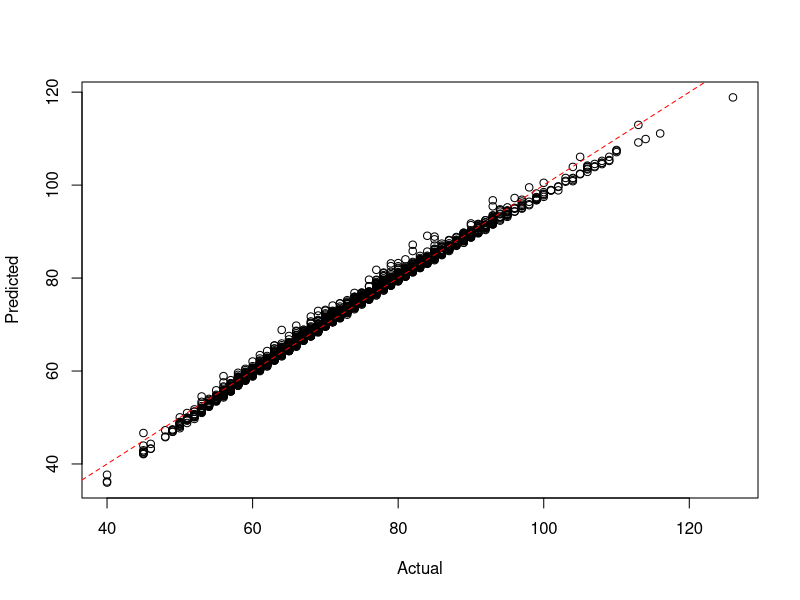

Reproduce this figure in R.
setwd("c:/github/doerodney/NCAAB-D1M-2014-2015")

df = read.csv("dataframe.csv", header=TRUE)

summary(df)

# margin of victory
# df$mov = df$win_points_scored - df$loss_points_scored

pythagorean_expectation <- function(scored, allowed, n) {
	py_ex = scored^n / (scored^n + allowed^n)
	return(py_ex)
}

pythagorean_expectation_root<-function(x, points_scored, points_allowed, win_fraction) {
	result = points_scored^x / (points_scored^x + points_allowed^x) - win_fraction
	return(result)
}

get_pythogorean_expectation_exponent<-function(points_scored, points_allowed, win_fraction) {
	n = uniroot(pythagorean_expectation_root, c(0.1, 100.0), points_scored = 1000, points_allowed = 800, win_fraction = 0.8)
	return(n)
}

# remove low contributors
plotFit <- function(yObserved, yFitted, intercept=0) {
  plot(yObserved, yFitted, xlab="Actual", ylab="Predicted")
  abline(intercept, 1, lty=2, col=rgb(1,0,0))
}

model = lm(win_points_scored ~
	win_conference + 
	win_possessions + 
	win_offensive_rating + 
	win_defensive_rating + 
	win_personal_fouls + 
	loss_conference + 
	loss_possessions + 
	loss_offensive_rating + 
	loss_defensive_rating + 
	loss_defensive_rebounds + 
	loss_steals + 
	loss_blocked_shots + 
	loss_personal_fouls,
	data=df)

plotFit(df$win_points_scored, fitted(model))

getPossessions <- function(df, teamName) {
    df <- as.data.frame(df)
    Possessions <- c(df$win_possessions[which(df$win_team == teamName)],
                     df$loss_possessions[which(df$loss_team == teamName)])
    return(Possessions)
}


getOffensiveRatings <- function(df, teamName) {
    df <- as.data.frame(df)
    OffensiveRatings <- c(df$win_offensive_rating[which(df$win_team == teamName)],
                          df$loss_offensive_rating[which(df$loss_team == teamName)])
    return(OffensiveRatings)
}


getDefensiveRatings <- function(df, teamName) {
    df <- as.data.frame(df)
    DefensiveRatings <- c(df$win_defensive_rating[which(df$win_team == teamName)],
                          df$loss_defensive_rating[which(df$loss_team == teamName)])
    return(DefensiveRatings)
}


getDefensiveRebounds <- function(df, teamName) {
    df <- as.data.frame(df)
    DefensiveRebounds <- c(df$win_defensive_rebounds[which(df$win_team == teamName)],
                              df$loss_defensive_rebounds[which(df$loss_team == teamName)])
    return(DefensiveRebounds)
}


getPersonalFouls <- function(df, teamName) {
    df <- as.data.frame(df)
    PersonalFouls <- c(df$win_personal_fouls[which(df$win_team == teamName)],
                       df$loss_personal_fouls[which(df$loss_team == teamName)])
    return(PersonalFouls)
}


getSteals <- function(df, teamName) {
    df <- as.data.frame(df)
    Steals <- c(df$win_steals[which(df$win_team == teamName)],
                df$loss_steals[which(df$loss_team == teamName)])
    return(Steals)
}


getBlockedShots <- function(df, teamName) {
    df <- as.data.frame(df)
    BlockedShots <- c(df$win_blocked_shots[which(df$win_team == teamName)],
                      df$loss_blocked_shots[which(df$loss_team == teamName)])
    return(BlockedShots)
}


getTeamConference <- function(df, teamName) {
    df <- as.data.frame(df)
  
    TeamConferences = df$win_conference[which(df$win_team == teamName)]
    if (length(TeamConferences) == 0) {
        TeamConferences = df$loss_conference[which(df$loss_team == teamName)]
    }
    return(as.character(TeamConferences[1]))
}

predictWinner <- function(teamName, opponentName, df, model, nScenarios=10000)
{
    teamConference = getTeamConference(df, teamName)
    teamPossessions = getPossessions(df, teamName)
    teamOffensiveRatings = getOffensiveRatings(df, teamName)
    teamDefensiveRatings = getDefensiveRatings(df, teamName)
    teamDefensiveRebounds  = getDefensiveRebounds(df, teamName)
    teamSteals = getSteals(df, teamName)
    teamPersonalFouls = getPersonalFouls(df, teamName)
    teamBlockedShots = getBlockedShots(df, teamName)

    opponentConference = getTeamConference(df, opponentName)
    opponentPossessions = getPossessions(df, opponentName)
    opponentOffensiveRatings = getOffensiveRatings(df, opponentName)
    opponentDefensiveRatings = getDefensiveRatings(df, opponentName)
    opponentDefensiveRebounds  = getDefensiveRebounds(df, opponentName)
    opponentSteals = getSteals(df, opponentName)
    opponentPersonalFouls = getPersonalFouls(df, opponentName)
    opponentBlockedShots = getBlockedShots(df, opponentName)

    win_conference = rep(teamConference, nScenarios)
    win_possessions = sample(min(teamPossessions):max(teamPossessions), nScenarios, replace=TRUE)
    win_offensive_rating = runif(nScenarios, min(teamOffensiveRatings ), max( teamOffensiveRatings ))
    win_defensive_rating = runif(nScenarios, min(teamDefensiveRatings), max(teamDefensiveRatings))
    win_personal_fouls = sample(min(teamPersonalFouls):max(teamPersonalFouls), nScenarios, replace=TRUE)
    loss_conference = rep(opponentConference, nScenarios)
    loss_possessions = sample(min(opponentPossessions):max(opponentPossessions), nScenarios, replace=TRUE)
    loss_offensive_rating = runif(nScenarios, min(opponentOffensiveRatings), max(opponentOffensiveRatings))
    loss_defensive_rating = runif(nScenarios, min(opponentDefensiveRatings), max(opponentDefensiveRatings))
    loss_defensive_rebounds = runif(nScenarios, min(opponentDefensiveRebounds), max(opponentDefensiveRebounds))
    loss_steals = sample(min(opponentSteals):max(opponentSteals), nScenarios, replace=TRUE)
    loss_blocked_shots = sample(min(opponentBlockedShots):max(opponentBlockedShots), nScenarios, replace=TRUE)
    loss_personal_fouls = sample(min(opponentPersonalFouls):max(opponentPersonalFouls), nScenarios, replace=TRUE)

    # Create data frame for team score prediction.
    dfpt = cbind.data.frame(
        win_conference,
        win_possessions,
        win_offensive_rating,
        win_defensive_rating,
        win_personal_fouls,
        loss_conference,
        loss_possessions,
        loss_offensive_rating,
        loss_defensive_rating,
        loss_defensive_rebounds,
        loss_steals,
        loss_blocked_shots,
        loss_personal_fouls
    )

    teamPointsScored = round(predict(model, dfpt))

    # Create data frame for opponent score prediction.
    # Switch conferences
    x = loss_conference
    loss_conference = win_conference
    win_conference = x

    # Switch possessions
    x = loss_possessions
    loss_possessions = win_possessions
    win_possessions = x

    # Switch offensive ratings
    x = loss_offensive_rating
    loss_offensive_rating = win_offensive_rating
    win_offensive_rating = x

    # Switch defensive ratings
    x = loss_defensive_rating
    loss_defensive_rating = win_defensive_rating
    win_defensive_rating= x

    win_personal_fouls = sample(min(opponentPersonalFouls):max(opponentPersonalFouls), nScenarios, replace=TRUE)

    loss_defensive_rebounds = runif(nScenarios, min(teamDefensiveRebounds), max(teamDefensiveRebounds))
    loss_steals = sample(min(teamSteals):max(teamSteals), nScenarios, replace=TRUE)
    loss_blocked_shots = sample(min(teamBlockedShots):max(teamBlockedShots), nScenarios, replace=TRUE)
    loss_personal_fouls = sample(min(teamPersonalFouls):max(teamPersonalFouls), nScenarios, replace=TRUE)

    dfpo = cbind.data.frame(
        win_conference,
        win_possessions,
        win_offensive_rating,
        win_defensive_rating,
        win_personal_fouls,
        loss_conference,
        loss_possessions,
        loss_offensive_rating,
        loss_defensive_rating,
        loss_defensive_rebounds,
        loss_steals,
        loss_blocked_shots,
        loss_personal_fouls
    )

    # Predict opponent points scored.
    opponentPointsScored = round(predict(model, dfpo))

    # Make a dataframe of points scored.  Not sure why...
    pointsScored = cbind.data.frame(teamPointsScored, opponentPointsScored)

    # Produce/report a result message.
    teamWins = pointsScored$teamPointsScored > pointsScored$opponentPointsScored
    msg = sprintf("%d scenarios of %s versus %s:", nScenarios, teamName, opponentName)
    print(msg)
    nTeamWins = length(which(teamWins == TRUE))
    nOpponentWins = nScenarios - nTeamWins
    if (nTeamWins > nOpponentWins) {
        msg = sprintf("%s wins %d scenarios.", teamName, nTeamWins)
    } else {
        msg = sprintf("%s wins %d scenarios.", opponentName, nOpponentWins)
    }
    print(msg)
	

	#return(pointsScored)
}
#predictWinner('villanova-wildcats', 'seton-hall-pirates', df, model)
#predictWinner('villanova-wildcats', 'st-johns-red-storm', df, model)
#predictWinner('villanova-wildcats', 'depaul-blue-demons', df, model)
#predictWinner('villanova-wildcats', 'xavier-musketeers', df, model)
#predictWinner('villanova-wildcats', 'penn-quakers', df, model)
#predictWinner('villanova-wildcats', 'georgetown-hoyas', df, model)
#predictWinner('villanova-wildcats', 'creighton-bluejays', df, model)
#predictWinner('villanova-wildcats', 'depaul-blue-demons', df, model)
#predictWinner('villanova-wildcats', 'marquette-golden-eagles', df, model)
#predictWinner('villanova-wildcats', 'georgetown-hoyas', df, model)
#predictWinner('villanova-wildcats', 'providence-friars', df, model)
#predictWinner('villanova-wildcats', 'butler-bulldogs', df, model)
#predictWinner('villanova-wildcats', 'seton-hall-pirates', df, model)
#predictWinner('villanova-wildcats', 'marquette-golden-eagles', df, model)
#predictWinner('villanova-wildcats', 'providence-friars', df, model)
#predictWinner('villanova-wildcats', 'xavier-musketeers', df, model)
#predictWinner('villanova-wildcats', 'st-johns-red-storm', df, model)


getHomeAwayMarginOfVictory<- function( team_name, df) {
    # Determine indexes that involve team.
	win_index = which(df$win_team == team_name)
	loss_index = which(df$loss_team == team_name)
	
	# What were the win and loss margins?
	win_margin = df$win_points_scored[win_index] - df$loss_points[win_index]
	loss_margin = df$loss_points[loss_index] - df$win_points_scored[loss_index]
	
	# What courts were used?
	win_loss = c('home', 'away')
	win_court = ifelse(df$win_court[win_index] == win_loss[1], win_loss[1], win_loss[2])
	loss_court = ifelse(df$win_court[loss_index] == 'home', win_loss[2], win_loss[1])

	margin = c(win_margin, loss_margin)
	court = c(win_court, loss_court)
	court = as.factor(court)
	df_team = data.frame(margin, court)
	
	return(df_team)
}

getHomeCountAdvantage <- function( team_name, df) {
	df_team = getHomeAwayMarginOfVictory(team_name, df)
	mdl = aov(margin ~ court, data=df_team)
	
	x = summary.lm(mdl)
	
	home_court_advantage = x$coefficients[1,1] + x$coefficients[2,1]
	probability = x$coefficients[2,4]
	
	alist = list('home_court_advantage'=home_court_advantage,
		'probability'=probability)
		
	return(alist)
}

plotHomeCountAdvantage <- function( team_name, df) {
	df_team = getHomeAwayMarginOfVictory(team_name, df)
	alist = getHomeCountAdvantage(team_name, df)
	home_court_advantage = alist$home_court_advantage
	probability = as.integer(alist$probability)
	
	significance = ifelse(probability < 0.05, 'significant', 'not significant')
	
	grand_mean = mean(df_team$margin)
	mean_margin_by_court = tapply(df_team$margin, df_team$court, mean)
	home_mean = mean_margin_by_court['home']
	away_mean = mean_margin_by_court['away']
	title = sprintf("Margin of victory against D1 opponents: %s", team_name)
	# x axis values are just an index.
	x = seq(1, length(df_team$margin))
	
	# Initially plot blanks just to initialize.
	ylabel = sprintf("Home court advantage: %2.0f (%s)", home_court_advantage, significance)
	plot(x, df_team$margin[x], main=title, xlab='game', ylab=ylabel, type='n')
	legend("topright", legend=c('home', 'away'), col=c('green', 'red'), pch=c(17,25))
	
	# Plot the mean lines.
	abline(h=0)
	abline(h=grand_mean)
	abline(h=home_mean, col='green')
	abline(h=away_mean, col='red')
	
	# Get indexes for home and away courts.
	home_index = which(df_team$court == 'home')
	away_index = which(df_team$court == 'away')
	
	# Plot points for home and away indexes.
	points(home_index, df_team$margin[home_index], col='green', pch=17)
	points(away_index, df_team$margin[away_index], col='red', pch=25)
}


plotOffensiveRating <- function( team_name, other_team_name, df) {
	# Get the offensive rating for each team in both win and loss results.
	# Get the relevant rows from the dataframe argument.
	rows = c( which(df$win_team == team_name), 
			  which(df$loss_team == team_name), 
			  which(df$win_team == other_team_name),
			  which(df$loss_team == other_team_name) )
	
	# Create a subset dataframe.
	dfprime = data.frame(df$win_team[rows], df$win_offensive_rating[rows], 
		df$loss_team[rows], df$loss_offensive_rating[rows])
	colnames(dfprime) = c('win_team', 'win_offensive_rating', 
	                      'loss_team', 'loss_offensive_rating')
	
	# Create labels for the legend.
	team_win_label = sprintf("%s win", team_name)
	team_loss_label = sprintf("%s loss", team_name)
	other_team_win_label = sprintf("%s win", other_team_name)
	other_team_loss_label = sprintf("%s loss", other_team_name)
	title_label = sprintf("Offensive ratings of %s and %s", team_name, other_team_name)
	
	# Plot points for team win and loss indexes.
	team_win_rows = which(dfprime$win_team == team_name)
	team_loss_rows = which(dfprime$loss_team == team_name)
	other_win_rows = which(dfprime$win_team == other_team_name)
	other_loss_rows = which(dfprime$loss_team == other_team_name)
	
	# Initially plot blanks just to initialize the graph.
	x = c(team_win_rows, team_loss_rows, other_win_rows, other_loss_rows) 
	plot(x, offensive_rating_list[x], main=title_label, xlab='', ylab='offensive_rating', type='n')
	legend("topright", 
			legend=c(team_win_label, team_loss_label, 
			         other_team_win_label, other_team_loss_label), 
			col=c('green', 'red', 'blue', 'orange'), 
			pch=c(2, 6, 3, 4))
	
	points(team_win_rows, dfprime$win_offensive_rating[team_win_rows], col='green', pch=2)
	points(team_loss_rows, dfprime$loss_offensive_rating[team_loss_rows], col='red', pch=6)
	points(other_win_rows, dfprime$win_offensive_rating[other_win_rows], col='blue', pch=3)
	points(other_loss_rows, dfprime$loss_offensive_rating[other_loss_rows], col='red', pch=4)
}

# Bracket couples:
# 1-16
# 8-9
# 5-12
# 4-13
# 6-11
# 3-14
# 7-10
# 2-15


# 2015-01-25 Top Eight Tournament  Quarter Final
# predictWinner('kentucky-wildcats', 'notre-dame-fighting-irish', df, model)
# predictWinner('virginia-cavaliers', 'arizona-wildcats', df, model)
# predictWinner('gonzaga-bulldogs', 'wisconsin-badgers', df, model)
# predictWinner('villanova-wildcats', 'duke-blue-devils', df, model)
# "duke-blue-devils wins 6309 scenarios."

# Semi-Final
# predictWinner('notre-dame-fighting-irish', 'virginia-cavaliers', df, model)
# "notre-dame-fighting-irish wins 5462 scenarios."
# predictWinner('wisconsin-badgers', 'arizona-wildcats', df, model)
#"wisconsin-badgers wins 6261 scenarios."
# Final
# predictWinner('notre-dame-fighting-irish', 'wisconsin-badgers', df, model)
# "notre-dame-fighting-irish wins 5372 scenarios."
